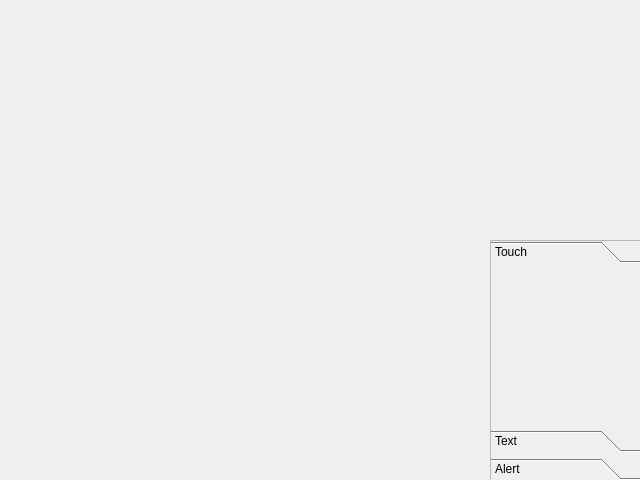
<?xml version="1.0" encoding="UTF-8"?>
<ui version="4.0">
 <class>Inspector</class>
 <widget class="QWidget" name="Inspector">
  <property name="geometry">
   <rect>
    <x>0</x>
    <y>0</y>
    <width>640</width>
    <height>480</height>
   </rect>
  </property>
  <property name="windowTitle">
   <string>Form</string>
  </property>
  <widget class="QToolBox" name="toolBox">
   <property name="geometry">
    <rect>
     <x>490</x>
     <y>240</y>
     <width>151</width>
     <height>241</height>
    </rect>
   </property>
   <property name="layoutDirection">
    <enum>Qt::LeftToRight</enum>
   </property>
   <property name="frameShape">
    <enum>QFrame::StyledPanel</enum>
   </property>
   <property name="frameShadow">
    <enum>QFrame::Raised</enum>
   </property>
   <property name="currentIndex">
    <number>0</number>
   </property>
   <widget class="QWidget" name="page">
    <property name="geometry">
     <rect>
      <x>0</x>
      <y>0</y>
      <width>149</width>
      <height>137</height>
     </rect>
    </property>
    <attribute name="label">
     <string>Touch</string>
    </attribute>
   </widget>
   <widget class="QWidget" name="page_3">
    <attribute name="label">
     <string>Text</string>
    </attribute>
   </widget>
   <widget class="QWidget" name="page_2">
    <property name="geometry">
     <rect>
      <x>0</x>
      <y>0</y>
      <width>149</width>
      <height>137</height>
     </rect>
    </property>
    <attribute name="label">
     <string>Alert</string>
    </attribute>
   </widget>
  </widget>
 </widget>
 <resources/>
 <connections/>
</ui>
